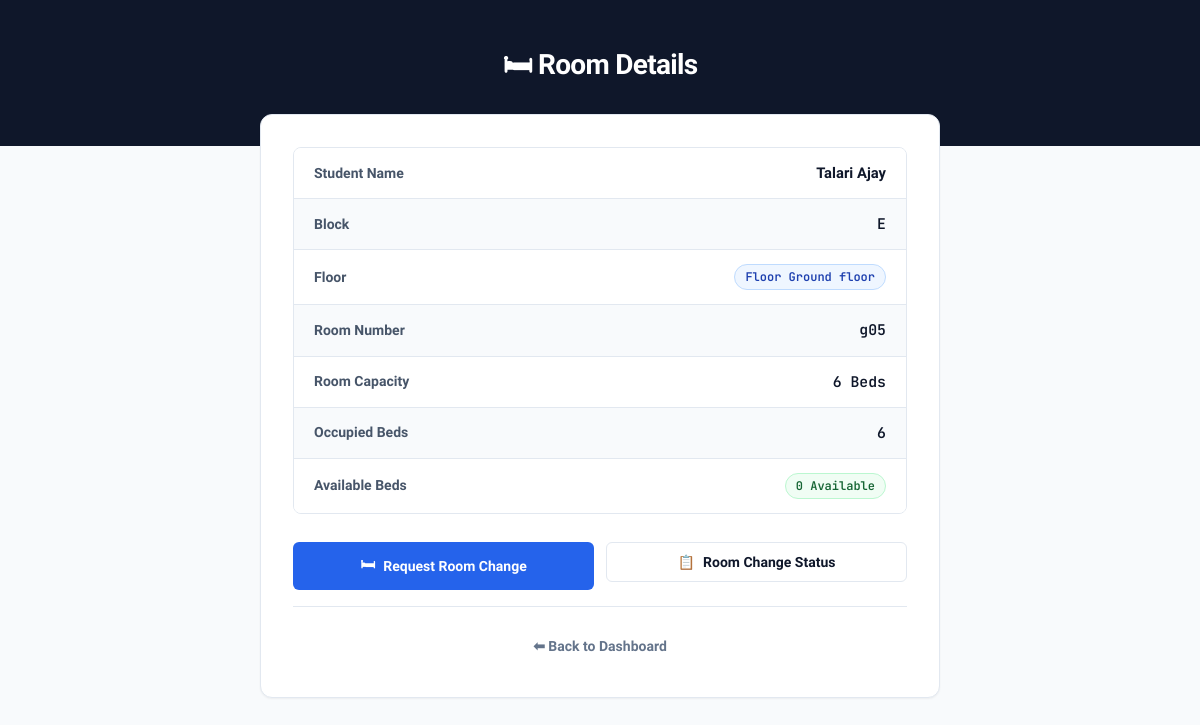
/student/room_details (signed in), run on the app's committed database.
### tables this page shows
CREATE TABLE students(
    id INTEGER PRIMARY KEY AUTOINCREMENT,

    college_code TEXT NOT NULL,

    register_no TEXT NOT NULL,

    student_name TEXT NOT NULL,

    department TEXT NOT NULL,

    year TEXT NOT NULL,

    gender TEXT NOT NULL,

    mobile TEXT NOT NULL,

    password TEXT NOT NULL,

    room_id INTEGER,

    FOREIGN KEY(college_code)
    REFERENCES colleges(college_code)
    ON DELETE CASCADE,

    FOREIGN KEY(room_id)
    REFERENCES rooms(id)
    ON DELETE SET NULL,

    UNIQUE(college_code, register_no)
);

CREATE TABLE blocks(
    id INTEGER PRIMARY KEY AUTOINCREMENT,
    college_code TEXT NOT NULL,
    block_name TEXT NOT NULL,

    FOREIGN KEY(college_code)
    REFERENCES colleges(college_code)
    ON DELETE CASCADE
);

CREATE TABLE floors(
    id INTEGER PRIMARY KEY AUTOINCREMENT,
    block_id INTEGER NOT NULL,
    floor_name TEXT NOT NULL,

    FOREIGN KEY(block_id)
    REFERENCES blocks(id)
    ON DELETE CASCADE
);

CREATE TABLE rooms(
    id INTEGER PRIMARY KEY AUTOINCREMENT,
    floor_id INTEGER NOT NULL,
    room_no TEXT NOT NULL,
    capacity INTEGER NOT NULL,
    occupied INTEGER DEFAULT 0,

    FOREIGN KEY(floor_id)
    REFERENCES floors(id)
    ON DELETE CASCADE
);

### app.py (the view)
@app.route("/student/room_details")
def student_room_details():
    if "student_id" not in session:
        return redirect(url_for("student_login"))
    conn = sqlite3.connect("hostel.db")
    cursor = conn.cursor()
    cursor.execute("""
    SELECT

        students.student_name,
        rooms.room_no,
        rooms.capacity,
        rooms.occupied,
        floors.floor_name,
        blocks.block_name

    FROM students

    LEFT JOIN rooms
    ON students.room_id = rooms.id

    LEFT JOIN floors
    ON rooms.floor_id = floors.id

    LEFT JOIN blocks
    ON floors.block_id = blocks.id

    WHERE students.id=?

    """, (session["student_id"],))
    room = cursor.fetchone()
    conn.close()
    return render_template(
        "room_details.html",
        room=room
    )

### templates/room_details.html (shortened to what this page needs)
<!DOCTYPE html>
<html lang="en">
<head>
</head>
<body>
<div class="header">
  <h1>🛏 Room Details</h1>
</div>
<div class="container">
  <div class="card">
    {% if room %}
    <div class="detail-list">
      <div class="detail-row">
        <span class="detail-label">Student Name</span>
        <span class="detail-value">{{ room[0] }}</span>
      </div>
      <div class="detail-row">
        <span class="detail-label">Block</span>
        <span class="detail-value mono-text">{{ room[5] }}</span>
      </div>
      <div class="detail-row">
        <span class="detail-label">Floor</span>
        <span class="detail-value"><span class="badge blue">Floor {{ room[4] }}</span></span>
      </div>
      <div class="detail-row">
        <span class="detail-label">Room Number</span>
        <span class="detail-value mono-text">{{ room[1] }}</span>
      </div>
      <div class="detail-row">
        <span class="detail-label">Room Capacity</span>
        <span class="detail-value mono-text">{{ room[2] }} Beds</span>
      </div>
      <div class="detail-row">
        <span class="detail-label">Occupied Beds</span>
        <span class="detail-value mono-text">{{ room[3] }}</span>
      </div>
      <div class="detail-row">
        <span class="detail-label">Available Beds</span>
        <span class="detail-value"><span class="badge green">{{ room[2] - room[3] }} Available</span></span>
      </div>
    </div>
    <div class="actions">
      <a href="/student/request_room_change">
        <button class="btn btn-primary">
          <span>🛏</span> Request Room Change
        </button>
      </a>
      <a href="/student/room_change_status">
        <button class="btn btn-secondary">
          <span>📋</span> Room Change Status
        </button>
      </a>
    </div>
    {% else %}
    <div class="empty-state">
      <h3>No room has been assigned yet.</h3>
    </div>
    {% endif %}
    <div class="back">
      <a href="/student/dashboard" style="text-decoration: none;">
        <button class="btn btn-back">
          ⬅ Back to Dashboard
        </button>
      </a>
    </div>
  </div>
</div>
</body>
</html>

### templates/room_details.html (style rules this page uses)
:root { --bg-main: #f8fafc; --card-bg: #ffffff; --text-primary: #0f172a; --text-secondary: #475569; --text-muted: #64748b; --brand-primary: #0f172a; --brand-accent: #2563eb; --brand-accent-hover: #1d4ed8; --border-color: #e2e8f0; --shadow-sm: 0 1px 2px 0 rgba(0, 0, 0, 0.05); --shadow-md: 0 4px 6px -1px rgba(0, 0, 0, 0.1), 0 2px 4px -2px rgba(0, 0, 0, 0.05); --badge-green-bg: #f0fdf4; --badge-green-text: #166534; --badge-green-border: #bbf7d0; --badge-blue-bg: #eff6ff; --badge-blue-text: #1e40af; --badge-blue-border: #bfdbfe; }
* { box-sizing: border-box; margin: 0; padding: 0; }
body { font-family: 'Plus Jakarta Sans', -apple-system, BlinkMacSystemFont, sans-serif; color: var(--text-primary); background-color: var(--bg-main); line-height: 1.5; min-height: 100vh; -webkit-font-smoothing: antialiased; }
.header { background: var(--brand-primary); color: #ffffff; padding: 44px 24px 60px; text-align: center; position: relative; }
.header h1 { font-size: 1.75rem; font-weight: 700; letter-spacing: -0.025em; display: flex; align-items: center; justify-content: center; gap: 10px; }
.container { max-width: 720px; margin: -32px auto 48px; padding: 0 20px; position: relative; z-index: 10; }
.card { background: var(--card-bg); border: 1px solid var(--border-color); border-radius: 12px; padding: 32px; box-shadow: var(--shadow-sm); }
.detail-list { display: flex; flex-direction: column; border: 1px solid var(--border-color); border-radius: 8px; overflow: hidden; margin-bottom: 28px; }
.detail-row { display: flex; justify-content: space-between; align-items: center; padding: 14px 20px; border-bottom: 1px solid var(--border-color); background: #ffffff; }
.detail-row:nth-child(even) { background: #f8fafc; }
.detail-row:last-child { border-bottom: none; }
.detail-label { font-size: 0.875rem; font-weight: 600; color: var(--text-secondary); }
.detail-value { font-size: 0.925rem; font-weight: 600; color: var(--text-primary); text-align: right; }
.badge { display: inline-flex; align-items: center; padding: 3px 10px; border-radius: 9999px; font-family: 'JetBrains Mono', monospace; font-size: 0.75rem; font-weight: 600; }
.badge.blue { background: var(--badge-blue-bg); color: var(--badge-blue-text); border: 1px solid var(--badge-blue-border); }
.badge.green { background: var(--badge-green-bg); color: var(--badge-green-text); border: 1px solid var(--badge-green-border); }
.mono-text { font-family: 'JetBrains Mono', monospace; font-weight: 600; }
.actions { display: flex; justify-content: center; gap: 12px; flex-wrap: wrap; }
.actions a { text-decoration: none; flex: 1; min-width: 200px; }
.btn { width: 100%; padding: 11px 20px; border-radius: 6px; font-size: 0.875rem; font-weight: 600; font-family: inherit; cursor: pointer; transition: all 0.2s ease; display: inline-flex; align-items: center; justify-content: center; gap: 8px; border: 1px solid transparent; }
.btn-primary { background: var(--brand-accent); color: #ffffff; }
.btn-secondary { background: #ffffff; color: var(--text-primary); border-color: var(--border-color); }
.back { margin-top: 16px; padding-top: 20px; border-top: 1px solid var(--border-color); }
.btn-back { background: transparent; color: var(--text-muted); border: none; width: 100%; }

### data on the page
students: student_name "Talari Ajay"
blocks: block_name "E"
floors: floor_name "Ground floor"
rooms: room_no "g05", capacity "6", occupied "6", room[2]-room[3] "0"
